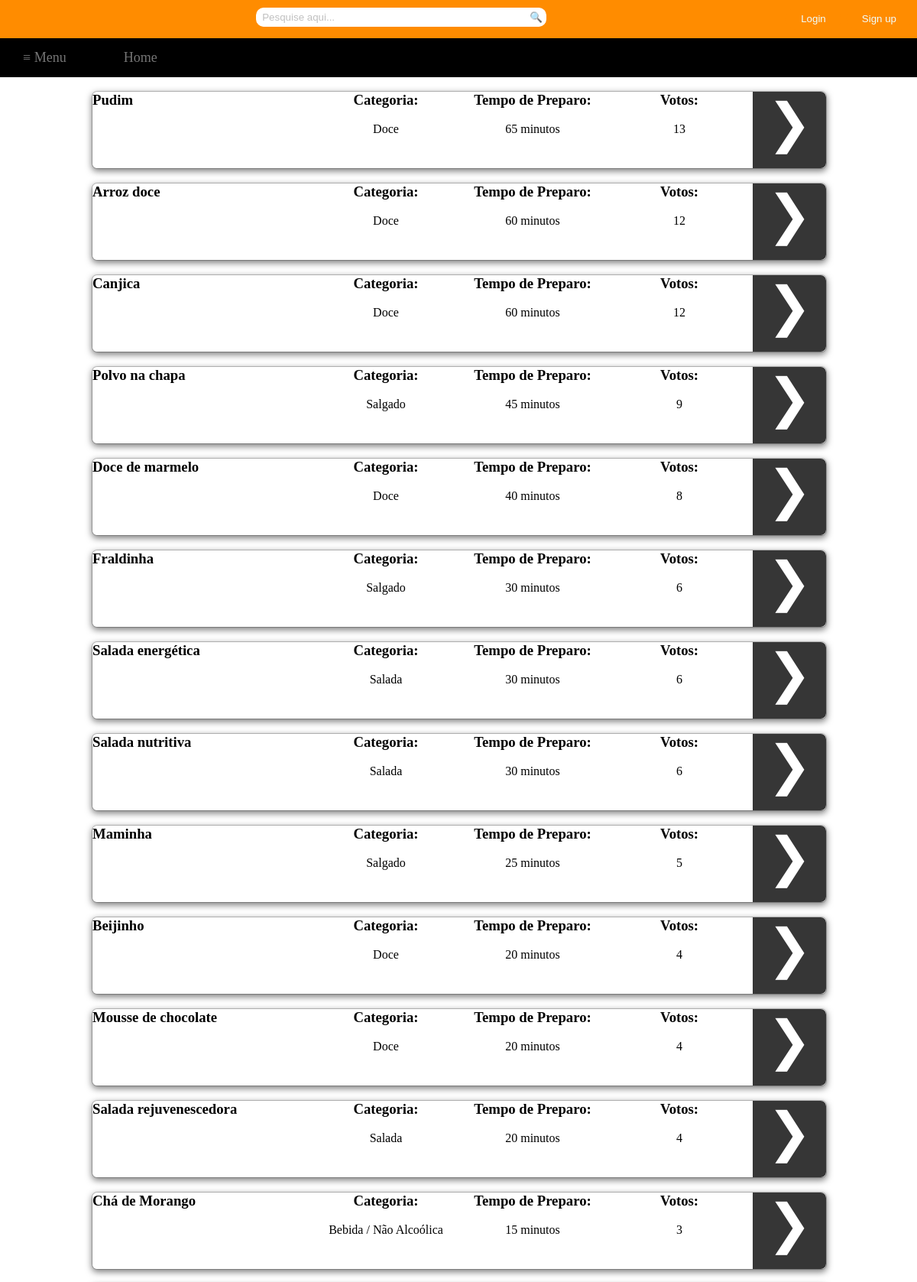
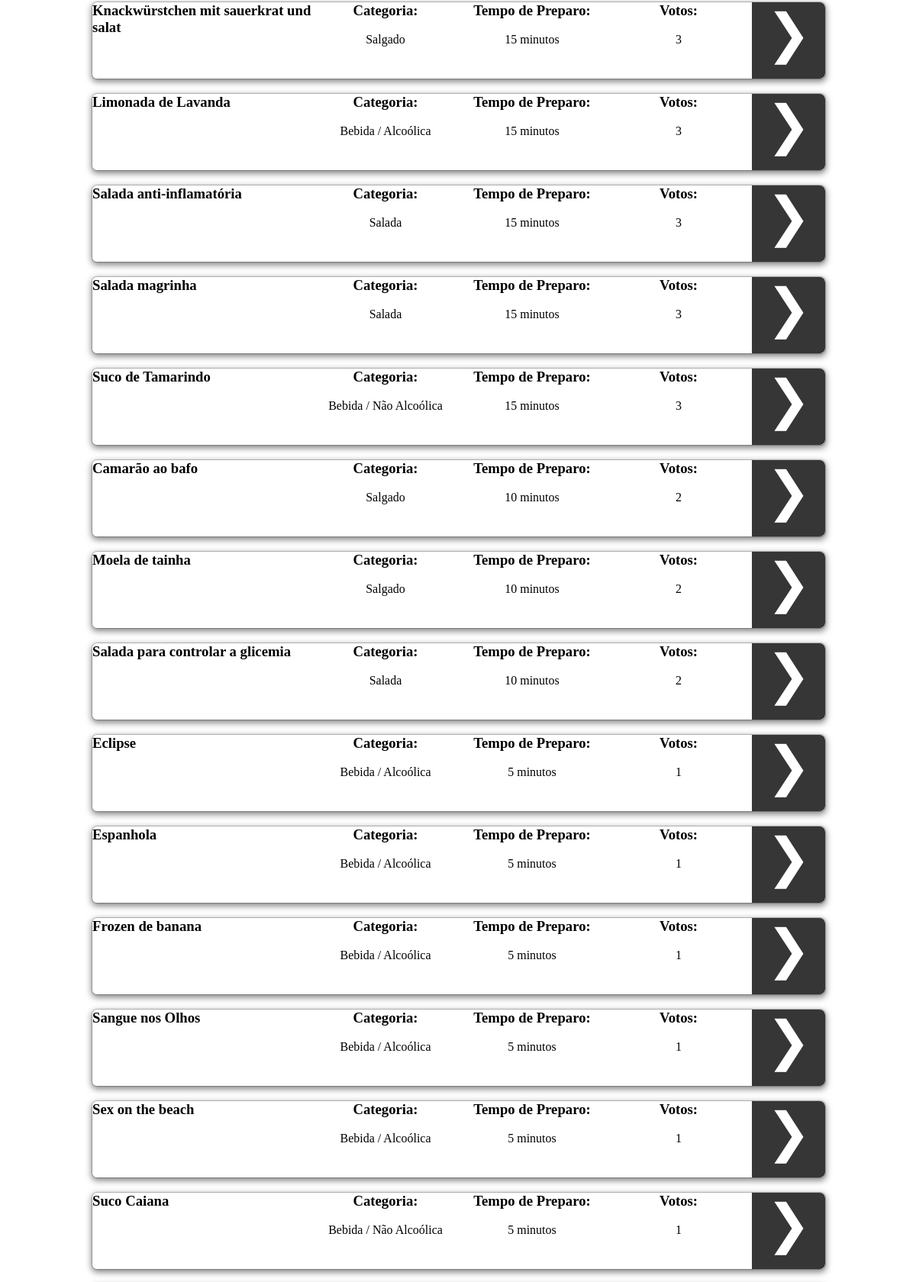
The page /TEX2/visualizarReceitas.php (upper part) on the database its author committed (2 pictures, top to bottom).
### tables this page shows
CREATE TABLE `receita` (
  `codReceita` int(11) NOT NULL,
  `nomeReceita` varchar(255) DEFAULT NULL,
  `ingredientes` text,
  `modoPreparo` text,
  `codCategoria` int(11) DEFAULT NULL,
  `codTempo` int(11) DEFAULT NULL,
  `codUsuario` int(11) DEFAULT NULL,
  `totalVotos` int(11) NOT NULL
);

CREATE TABLE `tempo` (
  `codTempo` int(11) NOT NULL,
  `descTempo` varchar(255) DEFAULT NULL
);

### TEX2/visualizarReceitas.php (the view, shortened to what this page needs)
<html>
	<head>
		<link rel="stylesheet" type="text/css" href="Style/style.css">
		<link rel="stylesheet" type="text/css" href="Style/receitas.css">
	</head>
	<body>
		<div id="container">
			<div id="topbar">
				<?php
					if(!empty($_COOKIE['login']))
					{
						$name=$_COOKIE['login'];
						echo "<div id='sair'><input type='button' value='Sair' name='sair' onclick='location.href=&quot;logout.php&quot;'/></div>";
						echo "<div id='bem-vindo'>Seja bem-vindo, $name</div>";
					}
					else
					{
						echo "<div id='btn2'><input type='button' value='Sign up' name='modal' href='#dialog2'/></div> ";
						echo "<div id='btn'><input type='button' value='Login' href='#dialog1' name='modal' /></div>";
					}
				?>
				<div id="search">
					<form method="post" action="pesquisa.php">
						<div>
							<input type="search" class="searchbox" name="pesquisa" placeholder="  Pesquise aqui...">
							<a href="#">
								<button type="submit" name="submit" class="searchbox1">&#x1f50d;</button>
							</a>
						</div>
					</form>
				</div>
			</div>
			<div id="navbar">
				<?php
					if(!empty($_COOKIE['login']))
					{
						echo "<nav class='drop'>";
						echo "	<ul class='drop1'>";
						echo "	    <li class='dropMain'>";
						echo "	        <a href='#'>&#8801; Menu</a>";
						echo "	        <ul class='drop2'>";
						echo "	            <li>";
						echo "	            	<a href='Recipes/doces.php'>Doces</a>";
						echo "	            </li>";
						echo "	            <li>";
						echo "	            	<a href='Recipes/salgados.php'>Salgados</a>";
						echo "	            </li>";
						echo "	            <li>";
						echo "	            	<a href='Recipes/saladas.php'>Saladas</a>";
						echo "	            </li>";
						echo "	            <li>";
						echo "	            	<a href='Recipes/alcoolica.php'>Bebidas alcoólicas</a>";
						echo "	            </li>";
						echo "	            <li>";
						echo "	            	<a href='Recipes/nAlcoolica.php'>Bebidas não alcoólicas</a>";
						echo "	            </li>";
						echo "	            <li>";
						echo "	            	<a href='Recipes/rapidas.php'>Receitas rápidas(até 30 min)</a>";
						echo "	            </li>";
						echo "	            <li>";
						echo "	            	<a href='visualizarReceitas.php'>Todas as receitas</a>";
						echo "	            </li>";
						echo "	        </ul>";
						echo "	    </li>";
						echo "		<li class='dropMain'>";
						echo "	        <a href='index.php'>Home</a>";
						echo "	    </li>";
						echo "	    <li class='dropMain'>";
						echo "	        <a href='receita.php'>Cadastrar Receita</a>";
						echo "	    </li>";
						echo "	    <li class='dropMain'>";
						echo "	        <a href='viewReceitasCadastrado.php'>Minhas Receitas</a>";
						echo "	    </li>";
						echo "	</ul>";
						echo "</nav>";
					}
					else
					{
						echo "<nav class='drop'>";
						echo "	<ul class='drop1'>";
						echo "	    <li class='dropMain'>";
						echo "	        <a href='#'>&#8801; Menu</a>";
						echo "	    </li>";
						echo "		<li class='dropMain'>";
						echo "	        <a href='index.php'>Home</a>";
						echo "	    </li>";
						echo "	</ul>";
						echo "</nav>";
					}
				?>
			</div>
			<div id="main">
				<div id="column_left">
				</div>
				<div id="column_center">
					<?php
						include('includes/conn.php');
						$query1=mysqli_query($conn,"SELECT codReceita, nomeReceita, codCategoria, codTempo totalVotos FROM receita ORDER BY totalVotos desc, nomeReceita asc; ");
						while($query2=mysqli_fetch_array($query1))
						{
							echo "<br /><div id='box'>";
							echo "<div id='left'><h3>".$query2['nomeReceita']."</h3></div>";
							$sql = "SELECT categoria.descCategoria FROM categoria, receita WHERE categoria.codCategoria=receita.codCategoria AND codReceita LIKE ".$query2['codReceita'].";";
							$result = mysqli_query($conn,$sql);
							while ($row = mysqli_fetch_array($result))
							{
								echo "<div id='center1'><center><h3>Categoria:</h3><br />".$row['descCategoria']."</center></div>";
							}
							$sql = "SELECT tempo.descTempo FROM tempo, receita WHERE tempo.codTempo=receita.codTempo AND codReceita LIKE ".$query2['codReceita'].";";
							$result = mysqli_query($conn,$sql);
							while ($row = mysqli_fetch_array($result))
							{
								echo "<div id='center2'><center><h3>Tempo de Preparo:</h3><br />".$row['descTempo']."</center></div>";
							}
							echo "<div id='center3'><center><h3>Votos:</h3><br />".$query2['totalVotos']."</center></div>";
							echo "<div id='right'><center><a class='visualizar' value='&#10095;' href='visualizar.php?codReceita=".$query2['codReceita']."'>&#10095;</a></center></div>";
							echo "</div>";
						}
					?>
				</div>
				<div id="column_right">
				</div>
			</div>
		</div>
	</body>
</html>

### TEX2/Style/style.css (style rules this page uses)
* { margin: 0px; padding: 0px; }
#container { margin: 0; width: 100%; height: 100%; }
#topbar { margin: 0; width: 100%; height: 50px; background: #FF8C00; }
#navbar { margin: 0; width: 100%; }
#main { margin: auto; width: 100%; height: 590px; }
#main #column_left { float: left; left: 0; width: 10%; height: 100%; }
#main #column_center { float: left; left: 0; width: 80%; height: 100%; }
#main #column_right { float: right; right: 0; width: 10%; height: 100%; }
#btn input[type="button"] { float: right; color: #F0FFFF; border-radius: 20px; padding: 7px 20px 7px 20px; margin-top: 10px; margin-right: 7px; text-align: center; outline: thin dotted; outline: 0px auto -webkit-focus-ring-color; outline-offset: 0px; background: #FF8C00; border: 0px; }
input::placeholder { color: #C0C0C0; }
#btn2 input[type="button"] { float: right; color: #F0FFFF; border-radius: 20px; padding: 7px 20px 7px 20px; margin-top: 10px; margin-right: 7px; text-align: center; outline: thin dotted; outline: 0px auto -webkit-focus-ring-color; outline-offset: 0px; border: 0px; background: #FF8C00; }
#search { margin-right: 5px; text-align: center; }
#search .searchbox { width: 30%; height: 25px; border-radius: 10px 0px 0px 10px; outline: thin dotted; outline: 0px auto -webkit-focus-ring-color; outline-offset: 0px; border: 1px solid white; margin-top: 10px; border-right: none; }
#search .searchbox1 { cursor: pointer; outline: thin dotted; outline: 0px auto -webkit-focus-ring-color; outline-offset: 0px; height: 25px; margin-top: 10px; position: absolute; background: white; border: 1px solid white; border-left: none; border-radius: 0px 10px 10px 0px; padding-right: 4.2px; }
#navbar .drop { margin-top: 0 auto; text-align: center; }
#navbar .drop .drop1 { font-size: 18px; background: #000; padding: 0px; list-style: none; position: relative; display: block; }
#navbar .drop .drop1:after { content: ""; clear: both; display: block; }
#navbar .drop .drop1 .dropMain { float: left; padding: 15px 15px 15px 0px; }
#navbar .drop .drop1 .dropMain a { margin-top: 0px; display: block; padding: 0px 30px; color: #757575; text-decoration: none; }

### TEX2/Style/receitas.css (style rules this page uses)
#box { position:relative; background-color: #FFF; -webkit-background-clip:padding-box; background-clip:padding-box; border:1px solid #999; border:1px solid rgba(0,0,0,.2); border-radius:7px; outline:0; -webkit-box-shadow:0 3px 9px rgba(0,0,0,.5); box-shadow:0 3px 9px rgba(0,0,0,.5); height: 100px; width: 100%; }
#box #left { float: left; left: 0; width: 30%; }
#box #center1 { float: left; left: 0; width: 20%; }
#box #center2 { float: left; left: 0; width: 20%; }
#box #center3 { float: left; left: 0; width: 20%; }
#box #right { float: right; right: 0; width: 10%; height: 100%; background: #363636; border-top-right-radius: 7px; border-bottom-right-radius: 7px; }
#box #right .visualizar { color: white; font-size: 70px; outline: thin dotted; outline: 0px auto -webkit-focus-ring-color; outline-offset: 0px; }
a.visualizar:link { text-decoration: none; }

### rows shown on the page
receita: nomeReceita "Pudim", descCategoria "Doce", codTempo "13"
tempo: descTempo "65 minutos"
receita: nomeReceita "Arroz doce", descCategoria "Doce", codTempo "12"
tempo: descTempo "60 minutos"
receita: nomeReceita "Canjica", descCategoria "Doce", codTempo "12"
receita: nomeReceita "Polvo na chapa", descCategoria "Salgado", codTempo "9"
tempo: descTempo "45 minutos"
receita: nomeReceita "Doce de marmelo", descCategoria "Doce", codTempo "8"
tempo: descTempo "40 minutos"
receita: nomeReceita "Fraldinha", descCategoria "Salgado", codTempo "6"
tempo: descTempo "30 minutos"
receita: nomeReceita "Salada energética", descCategoria "Salada", codTempo "6"
receita: nomeReceita "Salada nutritiva", descCategoria "Salada", codTempo "6"
receita: nomeReceita "Maminha", descCategoria "Salgado", codTempo "5"
tempo: descTempo "25 minutos"
receita: nomeReceita "Beijinho", descCategoria "Doce", codTempo "4"
tempo: descTempo "20 minutos"
receita: nomeReceita "Mousse de chocolate", descCategoria "Doce", codTempo "4"
receita: nomeReceita "Salada rejuvenescedora", descCategoria "Salada", codTempo "4"
receita: nomeReceita "Chá de Morango", descCategoria "Bebida / Não Alcoólica", codTempo "3"
tempo: descTempo "15 minutos"
receita: nomeReceita "Knackwürstchen mit sauerkrat und salat", descCategoria "Salgado", codTempo "3"
receita: nomeReceita "Limonada de Lavanda", descCategoria "Bebida / Alcoólica", codTempo "3"
receita: nomeReceita "Salada anti-inflamatória", descCategoria "Salada", codTempo "3"
receita: nomeReceita "Salada magrinha", descCategoria "Salada", codTempo "3"
receita: nomeReceita "Suco de Tamarindo", descCategoria "Bebida / Não Alcoólica", codTempo "3"
receita: nomeReceita "Camarão ao bafo", descCategoria "Salgado", codTempo "2"
tempo: descTempo "10 minutos"
receita: nomeReceita "Moela de tainha", descCategoria "Salgado", codTempo "2"
receita: nomeReceita "Salada para controlar a glicemia", descCategoria "Salada", codTempo "2"
receita: nomeReceita "Eclipse", descCategoria "Bebida / Alcoólica", codTempo "1"
tempo: descTempo "5 minutos"
receita: nomeReceita "Espanhola", descCategoria "Bebida / Alcoólica", codTempo "1"
receita: nomeReceita "Frozen de banana", descCategoria "Bebida / Alcoólica", codTempo "1"
receita: nomeReceita "Sangue nos Olhos", descCategoria "Bebida / Alcoólica", codTempo "1"
receita: nomeReceita "Sex on the beach", descCategoria "Bebida / Alcoólica", codTempo "1"
receita: nomeReceita "Suco Caiana", descCategoria "Bebida / Não Alcoólica", codTempo "1"
